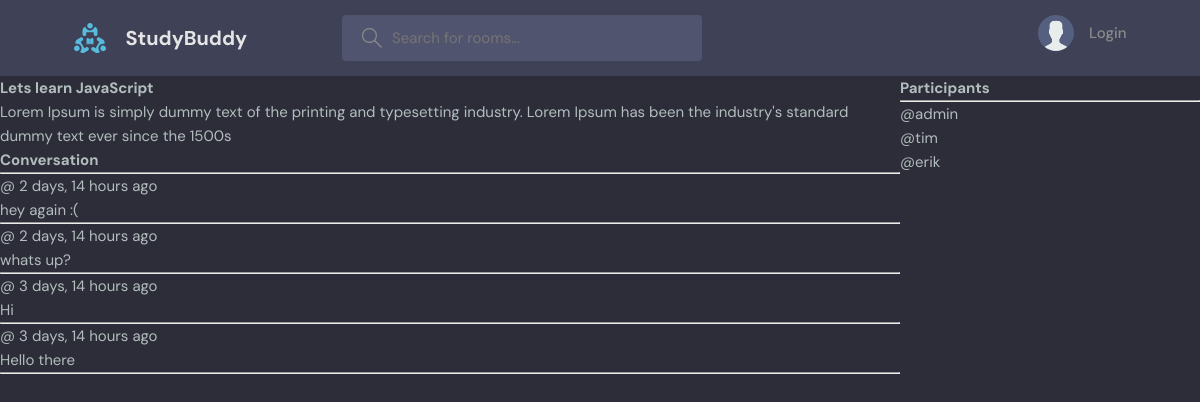
The page /room/1/ on the database its author committed.
### base/models.py (models this page shows, shortened)
class Room(models.Model):
    host = models.ForeignKey(User, on_delete=models.SET_NULL, null=True)
    topic = models.ForeignKey(Topic, on_delete=models.SET_NULL, null=True)
    name = models.CharField(max_length=200)
    description = models.TextField(null=True, blank=True)
    participants = models.ManyToManyField(User, related_name='participants', blank=True)
    updated = models.DateTimeField(auto_now=True)
    created = models.DateTimeField(auto_now_add=True)
    class Meta:
        ordering = ['-updated', '-created']

class Message(models.Model):
    user = models.ForeignKey(User, on_delete=models.CASCADE)
    room = models.ForeignKey(Room, on_delete=models.CASCADE)
    body = models.TextField()
    updated = models.DateTimeField(auto_now=True)
    created = models.DateTimeField(auto_now_add=True)
    class Meta:
        ordering = ['-updated', '-created']

### base/views.py (the view, shortened to what this page needs)
# urls.py: path('room/<str:pk>/', views.room, name="room"),
def room(request, pk):
    room = Room.objects.get(id = pk)
    room_messages = room.message_set.all()
    participants = room.participants.all()
    context = {'room': room, 'room_messages': room_messages, 'participants':participants}
    return render(request, 'base/room.html', context)

### base/templates/base/room.html (shortened to what this page needs)
{% extends "main.html" %}
{% block content %}
<div class="room_container">
    <div>
        <h1>{{room.name}}</h1>
        <p>{{room.description}}</p>
        <div class="comment-wrapper">
            <h3>Conversation</h3>
            <hr>
            {% for message in room_messages %}
            <div>
                <small>@{{room_message.user}} {{message.created | timesince}} ago</small>
                <p>{{message.body}}</p>
                <hr>
            </div>
            {% endfor %}
        </div>
    </div>
    <div>
        <h3>Participants</h3>
        <hr>
        {% for user in participants %}
            <p>@{{user.username}}</p>
        {% endfor %}
    </div>
</div>
{% endblock content %}

### static/styles/style.css (style rules this page uses)
:root { --color-main: #71c6dd; --color-main-light: #e1f6fb; --color-dark: #3f4156; --color-dark-medium: #51546e; --color-dark-light: #696d97; --color-light: #e5e5e5; --color-gray: #8b8b8b; --color-light-gray: #b2bdbd; --color-bg: #2d2d39; --color-success: #5dd693; --color-error: #fc4b0b; }
* { font-family: "DM Sans", -apple-system, BlinkMacSystemFont, "Segoe UI", Roboto, Oxygen, Ubuntu, Cantarell, "Open Sans", "Helvetica Neue", sans-serif; margin: 0; padding: 0; box-sizing: border-box; text-rendering: optimizeLegibility; font-size: inherit; }
html { font-size: 56.25%; }
@media only screen and (min-width: 1200px) { html { font-size: 62.5%; } }
body { line-height: 1.6; font-weight: 400; font-size: 1.5rem; color: var(--color-light-gray); background-color: var(--color-bg); min-height: 100vh; }

### base/templates/base/room.html (style rules this page uses)
.room_container { display: grid; grid-template-columns: 3fr 1fr; }

### rows shown on the page
Room: name "Lets learn JavaScript", description "Lorem Ipsum is simply dummy text of the printing and typesetting industry. Lorem Ipsum has been the industry's standard dummy text ever since the 1500s"
Message: created "2 days, 14 hours", body "hey again :("
Message: created "2 days, 14 hours", body "whats up?"
Message: created "3 days, 14 hours", body "Hi"
Message: created "3 days, 14 hours", body "Hello there"

### other values the page prints
{{ user.username }} "admin"
{{ user.username }} "tim"
{{ user.username }} "erik"
